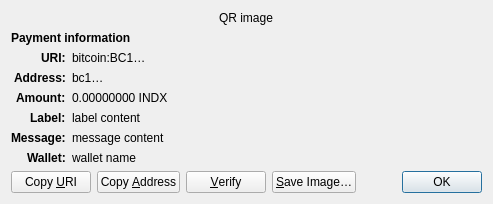
<?xml version="1.0" encoding="UTF-8"?>
<ui version="4.0">
 <class>ReceiveRequestDialog</class>
 <widget class="QDialog" name="ReceiveRequestDialog">
  <property name="geometry">
   <rect>
    <x>0</x>
    <y>0</y>
    <width>413</width>
    <height>229</height>
   </rect>
  </property>
  <property name="windowTitle">
   <string>Request payment to …</string>
  </property>
  <layout class="QGridLayout" name="gridLayout" columnstretch="0,1">
   <property name="sizeConstraint">
    <enum>QLayout::SetFixedSize</enum>
   </property>
   <item row="0" column="0" colspan="2" alignment="Qt::AlignHCenter">
    <widget class="QRImageWidget" name="qr_code">
     <property name="text">
      <string notr="true">QR image</string>
     </property>
     <property name="textInteractionFlags">
      <set>Qt::NoTextInteraction</set>
     </property>
    </widget>
   </item>
   <item row="1" column="0" colspan="2">
    <widget class="QLabel" name="payment_header">
     <property name="font">
      <font>
       <weight>75</weight>
       <bold>true</bold>
      </font>
     </property>
     <property name="text">
      <string>Payment information</string>
     </property>
     <property name="textInteractionFlags">
      <set>Qt::NoTextInteraction</set>
     </property>
    </widget>
   </item>
   <item row="2" column="0" alignment="Qt::AlignRight|Qt::AlignTop">
    <widget class="QLabel" name="uri_tag">
     <property name="font">
      <font>
       <weight>75</weight>
       <bold>true</bold>
      </font>
     </property>
     <property name="text">
      <string notr="true">URI:</string>
     </property>
     <property name="textFormat">
      <enum>Qt::PlainText</enum>
     </property>
     <property name="textInteractionFlags">
      <set>Qt::NoTextInteraction</set>
     </property>
    </widget>
   </item>
   <item row="2" column="1" alignment="Qt::AlignTop">
    <widget class="QLabel" name="uri_content">
     <property name="text">
      <string notr="true">bitcoin:BC1…</string>
     </property>
     <property name="textFormat">
      <enum>Qt::RichText</enum>
     </property>
     <property name="wordWrap">
      <bool>true</bool>
     </property>
     <property name="textInteractionFlags">
      <set>Qt::TextSelectableByMouse</set>
     </property>
    </widget>
   </item>
   <item row="3" column="0" alignment="Qt::AlignRight|Qt::AlignTop">
    <widget class="QLabel" name="address_tag">
     <property name="font">
      <font>
       <weight>75</weight>
       <bold>true</bold>
      </font>
     </property>
     <property name="text">
      <string>Address:</string>
     </property>
     <property name="textInteractionFlags">
      <set>Qt::NoTextInteraction</set>
     </property>
    </widget>
   </item>
   <item row="3" column="1" alignment="Qt::AlignTop">
    <widget class="QLabel" name="address_content">
     <property name="text">
      <string notr="true">bc1…</string>
     </property>
     <property name="textFormat">
      <enum>Qt::PlainText</enum>
     </property>
     <property name="textInteractionFlags">
      <set>Qt::TextSelectableByMouse</set>
     </property>
    </widget>
   </item>
   <item row="4" column="0" alignment="Qt::AlignRight|Qt::AlignTop">
    <widget class="QLabel" name="amount_tag">
     <property name="font">
      <font>
       <weight>75</weight>
       <bold>true</bold>
      </font>
     </property>
     <property name="text">
      <string>Amount:</string>
     </property>
     <property name="textInteractionFlags">
      <set>Qt::NoTextInteraction</set>
     </property>
    </widget>
   </item>
   <item row="4" column="1" alignment="Qt::AlignTop">
    <widget class="QLabel" name="amount_content">
     <property name="text">
      <string notr="true">0.00000000 INDX</string>
     </property>
     <property name="textFormat">
      <enum>Qt::PlainText</enum>
     </property>
     <property name="textInteractionFlags">
      <set>Qt::TextSelectableByMouse</set>
     </property>
    </widget>
   </item>
   <item row="5" column="0" alignment="Qt::AlignRight|Qt::AlignTop">
    <widget class="QLabel" name="label_tag">
     <property name="font">
      <font>
       <weight>75</weight>
       <bold>true</bold>
      </font>
     </property>
     <property name="text">
      <string>Label:</string>
     </property>
     <property name="textInteractionFlags">
      <set>Qt::NoTextInteraction</set>
     </property>
    </widget>
   </item>
   <item row="5" column="1" alignment="Qt::AlignTop">
    <widget class="QLabel" name="label_content">
     <property name="text">
      <string notr="true">label content</string>
     </property>
     <property name="textFormat">
      <enum>Qt::PlainText</enum>
     </property>
     <property name="wordWrap">
      <bool>true</bool>
     </property>
     <property name="textInteractionFlags">
      <set>Qt::TextSelectableByMouse</set>
     </property>
    </widget>
   </item>
   <item row="6" column="0" alignment="Qt::AlignRight|Qt::AlignTop">
    <widget class="QLabel" name="message_tag">
     <property name="font">
      <font>
       <weight>75</weight>
       <bold>true</bold>
      </font>
     </property>
     <property name="text">
      <string>Message:</string>
     </property>
     <property name="textInteractionFlags">
      <set>Qt::NoTextInteraction</set>
     </property>
    </widget>
   </item>
   <item row="6" column="1" alignment="Qt::AlignTop">
    <widget class="QLabel" name="message_content">
     <property name="text">
      <string notr="true">message content</string>
     </property>
     <property name="textFormat">
      <enum>Qt::PlainText</enum>
     </property>
     <property name="wordWrap">
      <bool>true</bool>
     </property>
     <property name="textInteractionFlags">
      <set>Qt::TextSelectableByMouse</set>
     </property>
    </widget>
   </item>
   <item row="7" column="0" alignment="Qt::AlignRight|Qt::AlignTop">
    <widget class="QLabel" name="wallet_tag">
     <property name="font">
      <font>
       <weight>75</weight>
       <bold>true</bold>
      </font>
     </property>
     <property name="text">
      <string>Wallet:</string>
     </property>
     <property name="textInteractionFlags">
      <set>Qt::NoTextInteraction</set>
     </property>
    </widget>
   </item>
   <item row="7" column="1" alignment="Qt::AlignTop">
    <widget class="QLabel" name="wallet_content">
     <property name="text">
      <string notr="true">wallet name</string>
     </property>
     <property name="textFormat">
      <enum>Qt::PlainText</enum>
     </property>
     <property name="wordWrap">
      <bool>true</bool>
     </property>
     <property name="textInteractionFlags">
      <set>Qt::TextSelectableByMouse</set>
     </property>
    </widget>
   </item>
   <item row="8" column="0" colspan="2">
    <layout class="QHBoxLayout" name="horizontalLayout">
     <item>
      <widget class="QPushButton" name="btnCopyURI">
       <property name="text">
        <string>Copy &amp;URI</string>
       </property>
       <property name="autoDefault">
        <bool>false</bool>
       </property>
      </widget>
     </item>
     <item>
      <widget class="QPushButton" name="btnCopyAddress">
       <property name="text">
        <string>Copy &amp;Address</string>
       </property>
       <property name="autoDefault">
        <bool>false</bool>
       </property>
      </widget>
     </item>
     <item>
      <widget class="QPushButton" name="btnVerify">
       <property name="text">
        <string>&amp;Verify</string>
       </property>
       <property name="toolTip">
        <string>Verify this address on e.g. a hardware wallet screen</string>
       </property>
       <property name="autoDefault">
        <bool>false</bool>
       </property>
      </widget>
     </item>
     <item>
      <widget class="QPushButton" name="btnSaveAs">
       <property name="text">
        <string>&amp;Save Image…</string>
       </property>
       <property name="autoDefault">
        <bool>false</bool>
       </property>
      </widget>
     </item>
     <item>
      <spacer name="horizontalSpacer_2">
       <property name="orientation">
        <enum>Qt::Horizontal</enum>
       </property>
       <property name="sizeHint" stdset="0">
        <size>
         <width>40</width>
         <height>20</height>
        </size>
       </property>
      </spacer>
     </item>
     <item>
      <widget class="QDialogButtonBox" name="buttonBox">
       <property name="focusPolicy">
        <enum>Qt::StrongFocus</enum>
       </property>
       <property name="standardButtons">
        <set>QDialogButtonBox::Ok</set>
       </property>
      </widget>
     </item>
    </layout>
   </item>
  </layout>
 </widget>
 <customwidgets>
  <customwidget>
   <class>QRImageWidget</class>
   <extends>QLabel</extends>
   <header>qt/qrimagewidget.h</header>
  </customwidget>
 </customwidgets>
 <tabstops>
  <tabstop>buttonBox</tabstop>
  <tabstop>btnCopyURI</tabstop>
  <tabstop>btnCopyAddress</tabstop>
  <tabstop>btnSaveAs</tabstop>
 </tabstops>
 <resources/>
 <connections>
  <connection>
   <sender>buttonBox</sender>
   <signal>accepted()</signal>
   <receiver>ReceiveRequestDialog</receiver>
   <slot>accept()</slot>
   <hints>
    <hint type="sourcelabel">
     <x>135</x>
     <y>230</y>
    </hint>
    <hint type="destinationlabel">
     <x>135</x>
     <y>126</y>
    </hint>
   </hints>
  </connection>
 </connections>
</ui>
